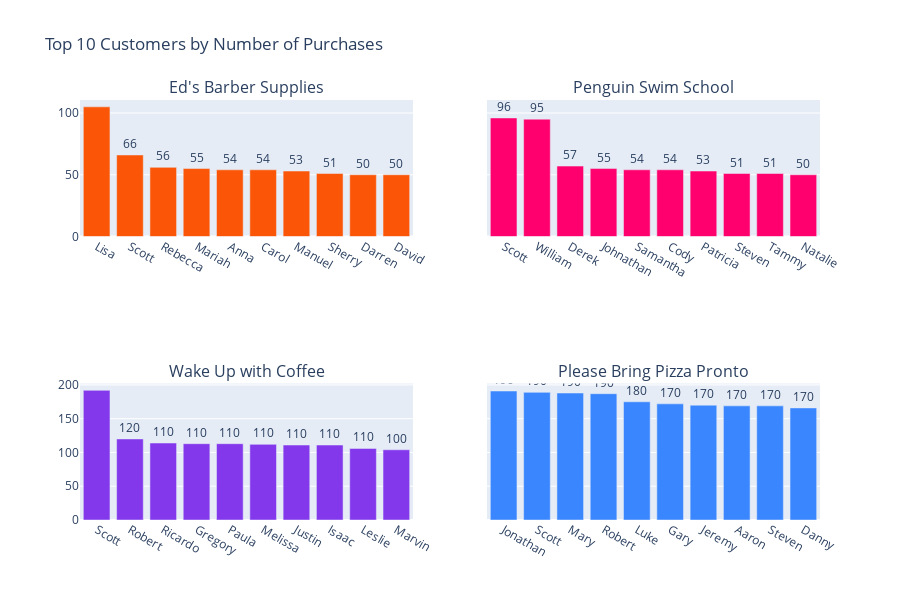

Notebook code for this chart:
### Code cell
show_bar_graph(top_ten_by_num_purchases_df, header="Top 10 Customers by Number of Purchases", value_type="num_purchases")

### Figure 1 — Plotly figure (JSON) as saved in the notebook; plotly's stock layout.template omitted (floating-point values rounded to 4 significant figures)
{"data": [{"marker": {"color": "#fb5607"}, "name": "Ed's Barber Supplies", "text": [105.0, 66.0, 56.0, 55.0, 54.0, 54.0, 53.0, 51.0, 50.0, 50.0], "textposition": "outside", "texttemplate": "%{text:.2s}", "x": ["Lisa", "Scott", "Rebecca", "Mariah", "Anna", "Carol", "Manuel", "Sherry", "Darren", "David"], "y": [105, 66, 56, 55, 54, 54, 53, 51, 50, 50], "type": "bar", "xaxis": "x", "yaxis": "y"}, {"marker": {"color": "#ff006e"}, "name": "Penguin Swim School", "text": [96.0, 95.0, 57.0, 55.0, 54.0, 54.0, 53.0, 51.0, 51.0, 50.0], "textposition": "outside", "texttemplate": "%{text:.2s}", "x": ["Scott", "William", "Derek", "Johnathan", "Samantha", "Cody", "Patricia", "Steven", "Tammy", "Natalie"], "y": [96, 95, 57, 55, 54, 54, 53, 51, 51, 50], "type": "bar", "xaxis": "x2", "yaxis": "y2"}, {"marker": {"color": "#8338ec"}, "name": "Wake Up with Coffee", "text": [192.0, 120.0, 114.0, 113.0, 113.0, 112.0, 111.0, 111.0, 106.0, 104.0], "textposition": "outside", "texttemplate": "%{text:.2s}", "x": ["Scott", "Robert", "Ricardo", "Gregory", "Paula", "Melissa", "Justin", "Isaac", "Leslie", "Marvin"], "y": [192, 120, 114, 113, 113, 112, 111, 111, 106, 104], "type": "bar", "xaxis": "x3", "yaxis": "y3"}, {"marker": {"color": "#3a86ff"}, "name": "Please Bring Pizza Pronto", "text": [191.0, 189.0, 188.0, 187.0, 175.0, 172.0, 170.0, 169.0, 169.0, 166.0], "textposition": "outside", "texttemplate": "%{text:.2s}", "x": ["Jonathan", "Scott", "Mary", "Robert", "Luke", "Gary", "Jeremy", "Aaron", "Steven", "Danny"], "y": [191, 189, 188, 187, 175, 172, 170, 169, 169, 166], "type": "bar", "xaxis": "x4", "yaxis": "y4"}], "layout": {"xaxis": {"anchor": "y", "domain": [0.0, 0.45]}, "yaxis": {"anchor": "x", "domain": [0.675, 1.0]}, "xaxis2": {"anchor": "y2", "domain": [0.55, 1.0]}, "yaxis2": {"anchor": "x2", "domain": [0.675, 1.0], "matches": "y", "showticklabels": false}, "xaxis3": {"anchor": "y3", "domain": [0.0, 0.45]}, "yaxis3": {"anchor": "x3", "domain": [0.0, 0.325]}, "xaxis4": {"anchor": "y4", "domain": [0.55, 1.0]}, "yaxis4": {"anchor": "x4", "domain": [0.0, 0.325], "matches": "y3", "showticklabels": false}, "annotations": [{"font": {"size": 16}, "showarrow": false, "text": "Ed's Barber Supplies", "x": 0.225, "xanchor": "center", "xref": "paper", "y": 1.0, "yanchor": "bottom", "yref": "paper"}, {"font": {"size": 16}, "showarrow": false, "text": "Penguin Swim School", "x": 0.775, "xanchor": "center", "xref": "paper", "y": 1.0, "yanchor": "bottom", "yref": "paper"}, {"font": {"size": 16}, "showarrow": false, "text": "Wake Up with Coffee", "x": 0.225, "xanchor": "center", "xref": "paper", "y": 0.325, "yanchor": "bottom", "yref": "paper"}, {"font": {"size": 16}, "showarrow": false, "text": "Please Bring Pizza Pronto", "x": 0.775, "xanchor": "center", "xref": "paper", "y": 0.325, "yanchor": "bottom", "yref": "paper"}], "title": {"text": "Top 10 Customers by Number of Purchases"}, "height": 600, "showlegend": false}}
